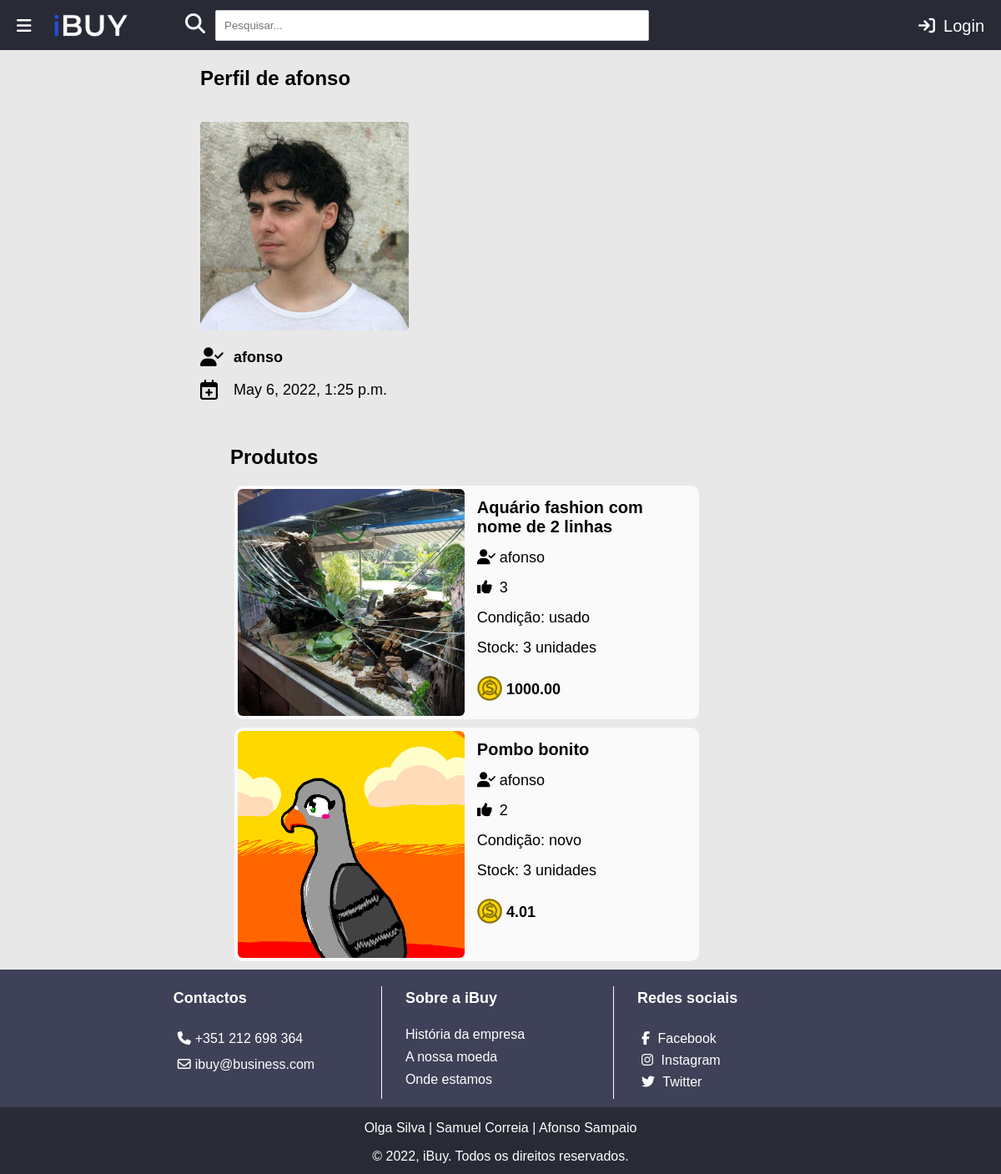
The page /ibuy/perfil/20 on the database its author committed.
### ibuy/models.py (models this page shows, shortened)
class Utilizador(models.Model):
    user = models.OneToOneField(User, on_delete=models.CASCADE)
    imagem = models.CharField(max_length=100, default='utilizador.png')
    credito = models.DecimalField(max_digits=6, decimal_places=2, default=0.00)

class Produto(models.Model):
    user = models.ForeignKey(User, on_delete=models.CASCADE, default="")
    likes = models.ManyToManyField(User, related_name='likes')
    nome = models.CharField(max_length=100)
    categoria = models.ForeignKey(Categoria, on_delete=models.CASCADE, default="", related_name="Categoria")
    quantidade = models.IntegerField(default=0)
    timestamp = models.DateTimeField(default=datetime.now, editable=False)
    descricao = models.TextField()  # mudar
    preco = models.DecimalField(
        max_digits=6,
        decimal_places=2,
        default=0.00,
    )
    imagem = models.CharField(max_length=100, default='produto.png')
    video_embed = models.CharField(max_length=1000, blank=True)
    NOVO = 'Novo'
    USADO = 'Usado'
    OPCOES_CONDICAO = (
        (NOVO, 'Novo'),
        (USADO, 'Usado'),
    )
    condicao = models.CharField(choices=OPCOES_CONDICAO, default=NOVO, max_length=100)
    def total_likes(self):
        return self.likes.count()

### ibuy/views.py (the view)
# urls.py: path('perfil/<int:user_id>', views.perfil, name='perfil'),
def perfil(request, user_id):
    user = get_object_or_404(User, pk=user_id)
    if user.is_superuser and request.user.id != user.id:
        return HttpResponseRedirect(reverse('ibuy:erro'))
    lista_produtos = Produto.objects.filter(user_id=user.id)
    lista_produtos = sorted(lista_produtos, key=lambda x: x.total_likes(), reverse=True)  # ordenar por likes
    if user.id != request.user.id :
        lista_produtos = list(filter(lambda x: x.quantidade != 0, lista_produtos))  # remover produtos com 0 unidades
    context = {
        'user': user,
        'lista_produtos': lista_produtos
    }
    return render(request, 'ibuy/perfil.html', context)

### ibuy/templates/ibuy/perfil.html (shortened to what this page needs)
{% extends "ibuy/index.html" %}
{% load static %}
{% block content %}
<section class="profile-wrap">
    {% if request.user.id == user.id %}
    <h2>Meu Perfil</h2>
    {% else %}
    <h2>Perfil de {{ user.username }}</h2>
    {% endif %}
    <aside class="profile-aside">
        <br>
        <img src="{% static 'media/images/utilizador/' %}{{user.utilizador.imagem}}" height=250px width=auto> <br>
        <br>
        <section class="profile-username"><a href="{% url 'ibuy:perfil' user.id %}">
            <i class="fa-solid fa-user-check fa-lg"></i>{{ user.username }}</a></section>
        <br>
        <i class="fa-regular fa-calendar-plus fa-xl"></i><strong style="font-size: 18px; font-weight: normal;">{{ user.date_joined }}</strong>
        <br><br>
        <br>
    </aside>
    <section class="profile-content">
        {% if lista_produtos %}
        <h2>Produtos</h2>
        {% for produto in lista_produtos %}
        <section style="cursor: pointer;" class="object-wrap-profile" id="{{ produto.id }}"
                 onclick='location.href="/ibuy/produto/{{produto.id}}";' id="{{ produto.id }}">
            <section class="object-img">
                <img src="{% static 'media/images/produto/' %}{{ produto.imagem }}" alt="Produto"
                     id="img-produto">
            </section>
            <section class="object-details-wrap">
                <section class="object-name">
                    <a href="{% url 'ibuy:produto' produto.id %}">
                        {{ produto.nome }}
                    </a>
                </section>
                <section class="object-username">
                    <a href="{% url 'ibuy:perfil' produto.user.id %}">
                        <i class="fa-solid fa-user-check"></i>{{ produto.user.username }}
                    </a>
                </section>
                <section class="object-detail-one"><i class="fa-solid fa-thumbs-up"></i>{{ produto.total_likes }}
                </section>
                <section class="object-detail-two">Condição: {{ produto.condicao }}
                </section>
                <section class="object-detail-three">Stock: {{ produto.quantidade }} unidade{{ produto.quantidade|pluralize }}
                </section>
                <section class="object-detail-four"><img src="{% static 'ibuy/images/coin.png' %}"
                                                         alt="Moeda do website" width="30" height="30"> {{ produto.preco }}
                </section>
            </section>
        </section>
        {% endfor %}
        {% endif %}
    </section>
</section>
{% endblock %}

### ibuy/static/ibuy/style.css (style rules this page uses)
html, body { font-family: sans-serif; margin: 0; padding: 0; background-color: #E8E8E8; overflow-x: hidden; }
.object-img { display: inline-block; }
.object-img img { width: 17em; height: 17em; object-fit: cover; border-radius: 6px; }
.object-details-wrap { overflow: hidden; margin-right: 4%; margin-top: 2%; width: 100%; max-width: 15em; max-height: 16em; height: 100%; display: inline-block; float: right; position: relative; }
.object-details-wrap i { width: 27px; }
.object-name a { font-size: 20px; font-weight: bold; text-decoration: none; color: black; }
.object-name { padding-bottom: 0%; }
.object-username a { font-size: 18px; text-decoration: none; color: black; }
.object-detail-one { font-size: 18px; }
.object-detail-three { font-size: 18px; }
.object-detail-two { font-size: 18px; }
.object-detail-four { display: inline-block; font-size: 18px; font-weight: bold; width: 45%; }
.object-detail-four img { position: relative; top: 8px; }
.object-details-wrap section { margin-bottom: 15px; }
.profile-aside { float:left; }
.profile-content { float: left; width: 100%; max-width: 36em; margin-left: 5%; }
.profile-wrap { overflow: hidden; }
.object-wrap-profile { width: 100%; max-width: 34.3em; border: 4px solid transparent; height: 17em; border-radius: 10px; background-color: #fafafa; margin: 5px; margin-bottom: 10px; }
.profile-username, .profile-edit, .profile-delete { font-weight: bold; font-size: 18px; color: black; }
.profile-aside a { color: inherit; text-decoration: none; }
.profile-aside i { width: 40px; }
.profile-aside img { border-radius: 4px; }

### rows shown on the page
Produto: imagem (picture), nome "Aquário fashion com nome de 2 linhas", user.username "afonso", total_likes "3", condicao "usado", quantidade "3", preco "1000.00"
Produto: imagem (picture), nome "Pombo bonito", user.username "afonso", total_likes "2", condicao "novo", quantidade "3", preco "4.01"

### other values the page prints
{{ user.username }} "afonso"
{{ user.date_joined }} "May 6, 2022, 1:25 p.m."
